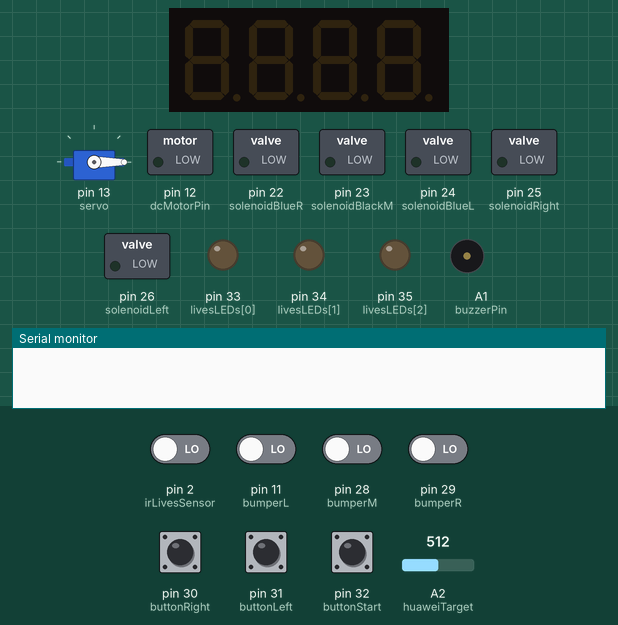
Recording of a sketch running on a simulated Arduino Mega 2560, built with avr-gcc and run on an emulated ATmega2560. Shown: 4-digit seven-segment display, servo, switched loads named in the sketch (green lamp = pin HIGH), output pins drawn as LEDs (lit = HIGH), buzzer (waves = sounding), the last lines printed to the serial monitor. Wiring (inferred from the names in the program): shift register (74HC595): data pin 4; shift clock pin 6; latch pin 5; 4-digit 7-segment display, segments lit when LOW: segments Q5, Q6, Q2, Q1, Q0, Q7, Q3, Q4; digit selects pin 7, pin 8, pin 9, pin 10. Dashed ring = blinking. The inputs (shaded band) are chosen by the test bench; at power-on: pin 2 (irLivesSensor), pin 11 (bumperL), pin 28 (bumperM), pin 29 (bumperR), pin 30 (buttonRight), pin 31 (buttonLeft), pin 32 (buttonStart) LOW, A2 (huaweiTarget) = 512. The segment pins are drawn as the display they are named for; pins used as bus, display or sensor lines are not drawn.

Above: at 1.2 s.
1.3 s: pin 32 (buttonStart) pulled HIGH for 0.15 s
At 3.05 s:
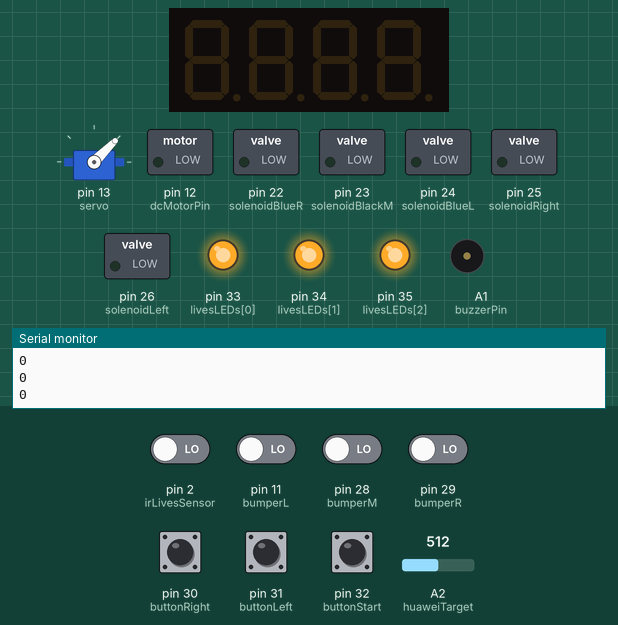
4.3 s: pin 11 (bumperL) driven HIGH
At 5.79 s:
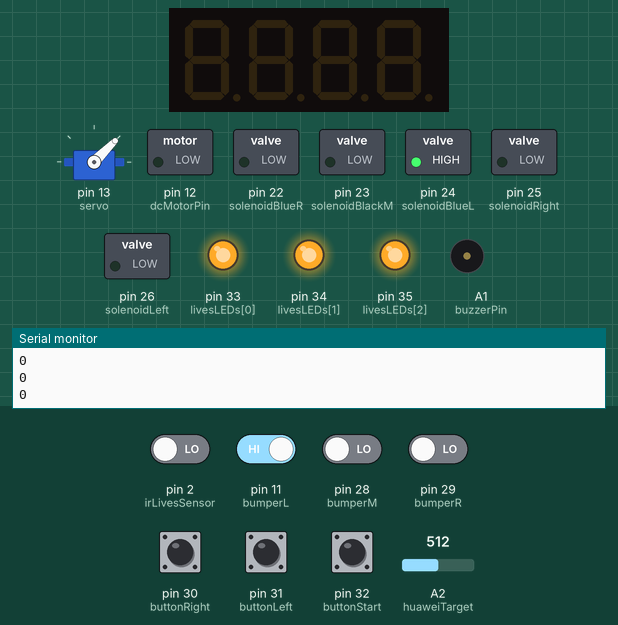
7.3 s: pin 2 (irLivesSensor) driven HIGH
At 10.0 s:
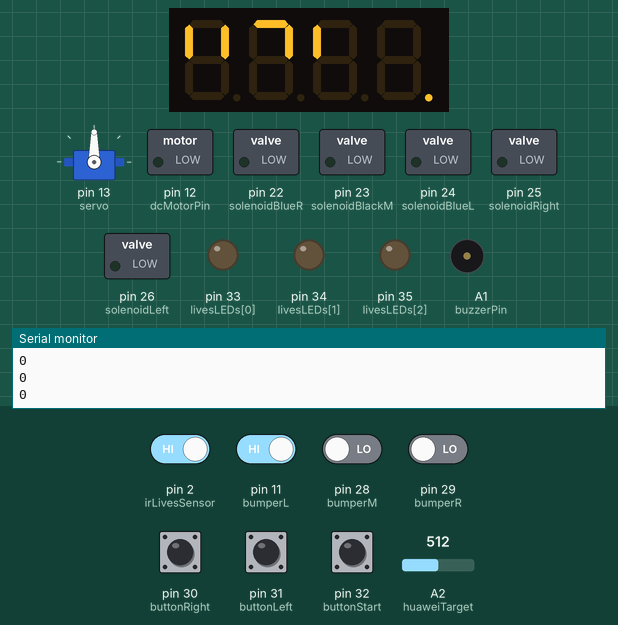
10.3 s: pin 32 (buttonStart) driven HIGH
13.3 s: pin 2 (irLivesSensor) driven LOW
At 13.99 s:
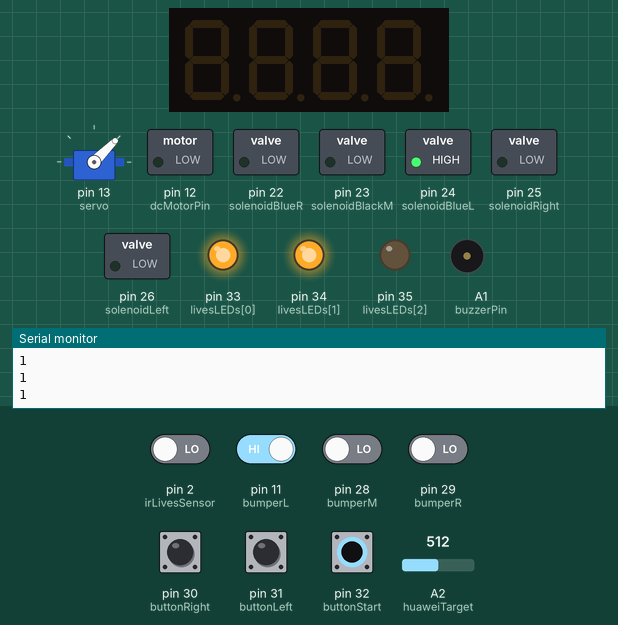
16.3 s: A2 (huaweiTarget) set to 311
19.3 s: A2 (huaweiTarget) set to 284
At 19.65 s:
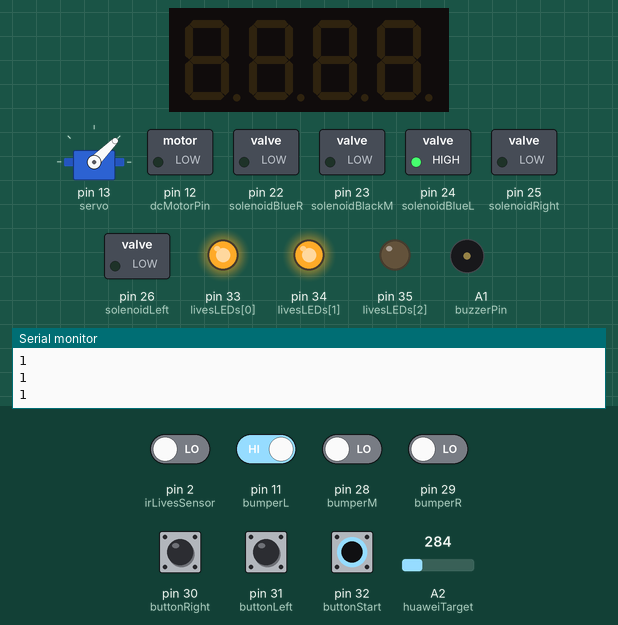
Timing chart, 0 to 69.8 s (numbered marks = the images above; inputs shaded):
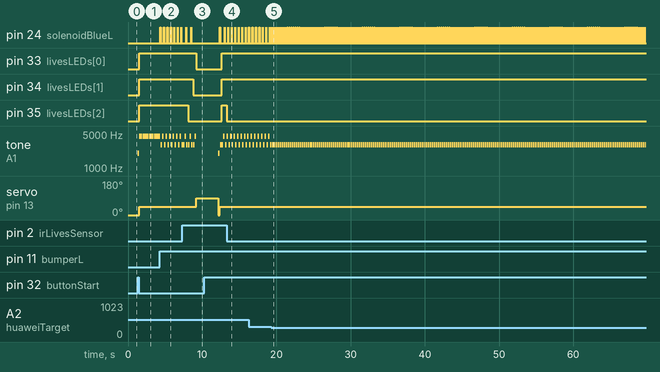

The sketch:

Pinball_System_Code_Ver3.ino
```cpp
/*
 * Ver 3
 * All the functionality of Version two but with better code structure, all in functions
 * Todo: Clean up commented code out and comment through everything,
 * also, test the most effective frequency range for the buzzer
 */

//including the servo library
#include <Servo.h>
//Hardware Pins (all subject to changing, be sure to check when setting system up)
//ignore the notes telling color of wire
//Solenoid pins
const int solenoidBlueR = 22;//bumper left green jumper wire
const int solenoidBlackM = 23;//bumper middle blue wire
const int solenoidBlueL = 24;//bumper right blue wire
const int solenoidLeft = 26;//flipper left blue wire
const int solenoidRight = 25;//flipper right blue wire

//bumper read pins
const int bumperL = 11;//digital input for firing bumper left yellow jumper wire
const int bumperM = 28;//digital input for firing the bumper middle blue wire middle resistor
const int bumperR = 29;//digital input for firing bumper right

//button pins
const int buttonRight = 30;//fires right flipper white jumper wire
const int buttonLeft = 31;//fires left flipper green wire

// Global pin values

//I don't think the wire descriptions are updated for the display circuit
const int dataPin = 4;  // blue wire to 74HC595 pin 14, serial pin
const int latchPin = 5; // green to 74HC595 pin 12, RCLK
const int clockPin = 6; // yellow to 74HC595 pin 11, SRCLK
const int display1 = 7;//yellow wire for first seven segment display
const int display2 = 8;//blue wire for the second seven segment display
const int display3 = 9;//yellow wire for the third seven segment display
const int display4 = 10;//blue wire for the fourth seven segment display

//declaring the servo pin and calling the servo function from the library
//comment maybe if you have time the wire descriptions for each

const int servo = 13;
Servo Servo1;

const int buttonStart = 32;
const int irLivesSensor = 2;

const int huaweiTarget = A2;

const int buzzerPin = A1;//lol maybe change later to normal pwm pin

const int dcMotorPin = 12;

int livesLEDs[] = {33,34,35};
enum States {START, PLAY, END};
int State;

//global variables that help run the entire system
int points;
int lives;

bool livesFlag;
bool targetFlag;

const int bumperPoints = 23;
const int bonusPoints = 200;

const int maxLives = 3;

//run the timer function for the endstae
int starttime;
int endtime;

int targetCount;


/*
 * Setup Function
 * Sets the pinouts and sets important variables for the game
 */
void setup() {
  // put your setup code here, to run once:
  Serial.begin(9600);
  // initialize I/O pins

  pinMode(buzzerPin, OUTPUT);

  pinMode(dataPin, OUTPUT);
  pinMode(latchPin, OUTPUT);
  pinMode(clockPin, OUTPUT);
  pinMode(display1, OUTPUT);
  pinMode(display2, OUTPUT);
  pinMode(display3, OUTPUT);
  pinMode(display4, OUTPUT);
  //setting all the displays off
  digitalWrite(display1, HIGH);
  digitalWrite(display2, HIGH);
  digitalWrite(display3, HIGH);
  digitalWrite(display4, HIGH);

  pinMode(solenoidBlueL, OUTPUT);
  pinMode(solenoidBlackM, OUTPUT);
  pinMode(solenoidBlueR, OUTPUT);
  pinMode(solenoidLeft, OUTPUT);
  pinMode(solenoidRight, OUTPUT);

  pinMode(irLivesSensor, INPUT);
  pinMode(huaweiTarget, INPUT);

  //bumper input setting
  pinMode(bumperL, INPUT);
  pinMode(bumperM, INPUT);
  pinMode(bumperR, INPUT);

  //button pin setting
  pinMode(buttonRight, INPUT);
  pinMode(buttonLeft, INPUT);

  pinMode(livesLEDs[0], OUTPUT);
  pinMode(livesLEDs[1], OUTPUT);
  pinMode(livesLEDs[2], OUTPUT);

  pinMode(dcMotorPin, OUTPUT);

  Servo1.attach(servo);

  //setup variables
  points = 0;
  livesFlag = false;
  targetFlag = false;
  States State = START;


}

/*
 * main loop for the code
 * Contains the state machine for the entire system,
 *
 */
void loop() {
  // put your main code here, to run repeatedly:

  switch(State)
  {

    case START:
      Servo1.write(0);
      lives = 3;
      if (digitalRead(buttonStart) ==  HIGH)
      {
        State = PLAY;//Starting the play when button is pressed
        points = 0;
        targetCount = 1;
        Buzzer(2000);//there to ring for feedback for states

      }
      else if(digitalRead(buttonStart) == LOW)
      {
        State = START;
      }
    break;
    //end of the start state

    case PLAY:
      //delay(1000);
      Serial.println(digitalRead(buttonStart));
      Servo1.write(45);
      Flipper();
      Bumper();
      mainDisplay(points);
      Lives(lives);
      bonusTarget();
      dcMotorRun(0);

      //beginning of the state machine control
      if (lives == 0)
      {
        State = END;
      }
      //else if(digitalRead(buttonStart == HIGH))//kill switch
      //{
        //State = END;
      //}
      else
      {
        State = PLAY;
      }
      //end of the state machine control


      break;
      //end of the play state

    case END:
      Servo1.write(90);
      //manually turning all the lights off because function won't do that
      for (int i = 0; i < maxLives; i++)
      {
        digitalWrite(livesLEDs[i], LOW);
      }

      //Writing the flippers low to keep solenoids from burning
      digitalWrite(solenoidLeft, LOW);
      digitalWrite(solenoidRight, LOW);
      //turning the motor off
      dcMotorRun(0);

      //displaying the final score for 3 seconds before going to start state
      starttime = millis();
      endtime = starttime;
      while((endtime - starttime) <= 3000)
      {
        mainDisplay(points);//displays the final score
        endtime = millis();
      }

      //going back to the start state (Loops)
      State = START;
      break;
      //end of the END state

  }

}


/*
 * Flipper function
 * simply runs the flippers on the bumper machine
 *
 */
void Flipper()
{
  int Right = digitalRead(buttonRight);
  int Left = digitalRead(buttonLeft);
  //simply writing the status of the respective control buttons
  digitalWrite(solenoidRight, Right);
  digitalWrite(solenoidLeft, Left);


}


/*
 * Bumper function simply reads the bumper tape and fires solenoid and adds points
 *
 */
void Bumper()
{

  int bumperReadL = digitalRead(bumperL);
  int bumperReadM = digitalRead(bumperM);
  int bumperReadR = digitalRead(bumperR);

  //code below in the if statement operating the left bumper
  if(bumperReadL == HIGH)
  {
    points = points + bumperPoints;
    digitalWrite(solenoidBlueL, HIGH);
    delay(25);
    digitalWrite(solenoidBlueL, LOW);
    delay(20);
    Buzzer(3000);
  }
  else //if (bumperReadL == LOW)
  {
    digitalWrite(solenoidBlueL, LOW);
  }


  //code below in the if statement operating the right bumper
  if(bumperReadM == HIGH)
  {
    points = points + bumperPoints;
    digitalWrite(solenoidBlackM, HIGH);
    delay(50);
    digitalWrite(solenoidBlackM, LOW);
    delay(20);
    Buzzer(3500);
  }
  else
  {
    digitalWrite(solenoidBlackM, LOW);
  }


  //if statement below operates the right bumper
  if(bumperReadR == HIGH)
  {
    points = points + bumperPoints;
    digitalWrite(solenoidBlueR, HIGH);
    delay(35);
    digitalWrite(solenoidBlueR, LOW);
    delay(20);
    Buzzer(4000);
  }
  else //if (bumperReadR == LOW)
  {
    digitalWrite(solenoidBlueR, LOW);
  }

}

/*
 * bonus target notes
 * reads from the ir sensor to detect if the target is hit
 *
 */
void bonusTarget()
{
   //checking the analog val, 300 arbitary num for an inbetween num
   int hit = analogRead(huaweiTarget);
   if(hit > 300 && targetFlag == false)
   {
      points = points + (bonusPoints*targetCount);
      targetCount = targetCount + 1;
      Buzzer(4500);
   }
   else
   {
      targetFlag == true;
   }
}


/*
 * mainDisplay is the mother function that takes int and displays it on display
 * param - displayedNum is the int to be displayed on the seven segment display
 */
void mainDisplay(int displayedNum)
{
  const int arr_size = 4;
  int arr[arr_size];//holds the value so each digit can be processed individually
  //below parses num into individual digits on array
  for (int i = 0; i < arr_size; i++)
  {
    int digit = displayedNum % 10;
    displayedNum /= 10;//reducing the sie of the num
    arr[arr_size-1-i] = digit;//put the number into the array
  }
  //below displays the numbers one by one on the display
  for(int i = 0; i < arr_size; i++)
  {
    byte num = myfnNumToBits(arr[i]);//separates the num to array
    int numdisplay = i + display1; //sets the num display to be turned on
    myfnUpdateDisplay(num, numdisplay);//turns on display to display num

  }
}


/*
 * Function takes the bits writes to shift register for the
 * seven-segment display to display
 * Param eightbits-parameter of bits sent to be displayed
 * param displayNum-specifies which display to turn on
 */
void myfnUpdateDisplay(byte eightBits, int displayNum)
{
  digitalWrite(displayNum, LOW);//turning display on

  digitalWrite(latchPin, LOW);  // prepare shift register for data
  shiftOut(dataPin, clockPin, LSBFIRST, eightBits); // send data
  digitalWrite(latchPin, HIGH); // update display

  delay(5);//delay for each seperate display

  digitalWrite(displayNum, HIGH); //turning display off before turning on next display

}


/*
 * function that turns the int value and converts to bits
 * param-someNumber is the int that will be converted
 */
byte myfnNumToBits(int someNumber) {
  switch (someNumber) {
    case 0:
      return B00011000;//done
      break;
    case 1:
      return B11011101;//done
      break;
    case 2:
      return B00101001;//done
      break;
    case 3:
      return B10001001;//done
      break;
    case 4:
      return B11001100;//done
      break;
    case 5:
      return B10001010;//done
      break;
    case 6:
      return B00001010;//done
      break;
    case 7:
      return B11011001;//done
      break;
    case 8:
      return B00001000;//done
      break;
    case 9:
      return B10001000;//done
      break;

  }
}

/*
 * Buzzer
 * simply beeps the buzzer for differnt situations
 */
void Buzzer(int freq)
{
  tone(buzzerPin, freq);
  delay(200);
  noTone(buzzerPin);
}


/*
 * dc motor functions beloew to run and stop the dc
 * motor when running the pinball machine
 *
 */
void dcMotorRun(int val)
{
  analogWrite(dcMotorPin, val);
}


/*
 * Keeps track of the number of lives and drives
 * the LEDs to feedback to the user
 *
 */
void Lives(int livesRemaining)
{
  int readLives = digitalRead(irLivesSensor);

  //turning the lights on based on the number of lives remaining
  for(int i = 0; i < livesRemaining; i++)
  {
    digitalWrite(livesLEDs[i], HIGH);
  }

  //turning the lights off when loss of life
  for (int a = livesRemaining; a < 3; a++)
  {

    digitalWrite(livesLEDs[a], LOW);
  }

  //reading for everytime the ball crosses the ir lives sensor at the bottom
  if (readLives == HIGH && livesFlag == false)
  {
    Buzzer(3000);
    livesFlag == true;
    lives = lives - 1;
  }else if(readLives == LOW)
  {
    livesFlag == false;
  }
}
```

Measured:
- the behaviour switches between 301 and 300 on A2 (huaweiTarget) (found by bisection; images 4 and 5)
- after the input at 1.3 s, pin 33 (livesLEDs[0]), pin 34 (livesLEDs[1]), pin 35 (livesLEDs[2]): LOW → HIGH after 0.22 s; tone on A1 (buzzerPin): silent → 2000 Hz at once, then repeats every 0.22 s: silent 0.02 s, 4500 Hz 0.20 s; servo on pin 13 (servo): 0° → 45° after 0.20 s; the display: first changes after 0.24 s (image 1 shows a later state)
- after the input at 4.3 s, pin 24 (solenoidBlueL): alternates HIGH for 0.03 s and LOW for 0.44 s, starting after 0.07 s
- after the input at 7.3 s, pin 24 (solenoidBlueL): alternates HIGH for 0.03 s and LOW for 0.64 s, 4 changes in all, then stays LOW, starting after 0.53 s; pin 33 (livesLEDs[0]): HIGH → LOW after 1.9 s; pin 34 (livesLEDs[1]): HIGH → LOW after 1.5 s; pin 35 (livesLEDs[2]): HIGH → LOW after 0.80 s; servo on pin 13 (servo): 45° → 90° after 1.9 s
- after the input at 10.3 s, pin 24 (solenoidBlueL): alternates HIGH for 0.03 s and LOW for 0.64 s, starting after 2.1 s; pin 33 (livesLEDs[0]): LOW → HIGH after 2.3 s
- after the input at 13.3 s, pin 33 (livesLEDs[0]): stays HIGH (without the input it goes to LOW after 1.1 s); pin 34 (livesLEDs[1]): stays HIGH (without the input it goes to LOW after 0.67 s); servo on pin 13 (servo): stays 45° (without the input it goes to 90° after 1.1 s)
- after the input at 19.3 s, pin 24 (solenoidBlueL): alternates HIGH for 0.03 s and LOW for 0.24 s, starting after 0.06 s
